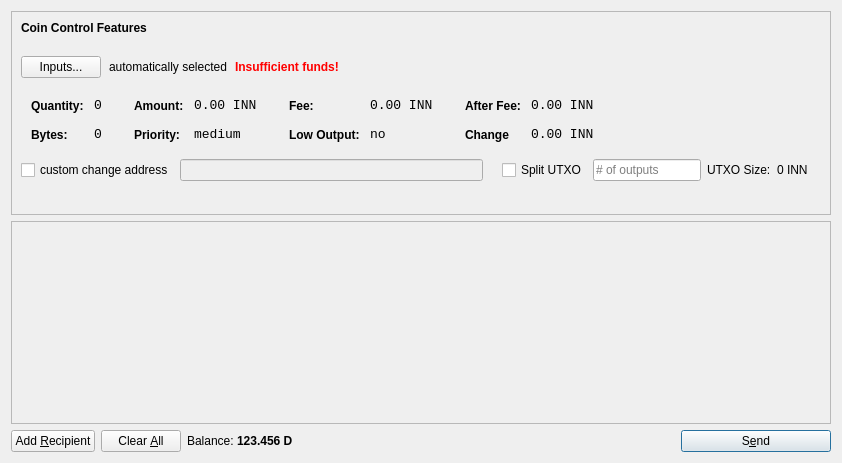
<?xml version="1.0" encoding="UTF-8"?>
<ui version="4.0">
 <class>SendCoinsDialog</class>
 <widget class="QDialog" name="SendCoinsDialog">
  <property name="geometry">
   <rect>
    <x>0</x>
    <y>0</y>
    <width>615</width>
    <height>463</height>
   </rect>
  </property>
  <property name="windowTitle">
   <string>Send Coins</string>
  </property>
  <layout class="QVBoxLayout" name="verticalLayout">
   <item>
    <widget class="QFrame" name="frameCoinControl">
     <property name="sizePolicy">
      <sizepolicy hsizetype="Expanding" vsizetype="Expanding">
       <horstretch>0</horstretch>
       <verstretch>0</verstretch>
      </sizepolicy>
     </property>
     <property name="maximumSize">
      <size>
       <width>16777215</width>
       <height>16777215</height>
      </size>
     </property>
     <property name="frameShape">
      <enum>QFrame::StyledPanel</enum>
     </property>
     <property name="frameShadow">
      <enum>QFrame::Sunken</enum>
     </property>
     <layout class="QGridLayout" name="gridLayout">
      <item row="0" column="0">
       <layout class="QHBoxLayout" name="horizontalLayoutCoinControl1">
        <property name="bottomMargin">
         <number>15</number>
        </property>
        <item>
         <widget class="QLabel" name="labelCoinControlFeatures">
          <property name="sizePolicy">
           <sizepolicy hsizetype="Preferred" vsizetype="Maximum">
            <horstretch>0</horstretch>
            <verstretch>0</verstretch>
           </sizepolicy>
          </property>
          <property name="font">
           <font>
            <weight>75</weight>
            <bold>true</bold>
           </font>
          </property>
          <property name="styleSheet">
           <string notr="true">font-weight:bold;</string>
          </property>
          <property name="text">
           <string>Coin Control Features</string>
          </property>
         </widget>
        </item>
       </layout>
      </item>
      <item row="1" column="0">
       <layout class="QHBoxLayout" name="horizontalLayoutCoinControl2" stretch="0,0,0,0">
        <property name="spacing">
         <number>8</number>
        </property>
        <property name="bottomMargin">
         <number>10</number>
        </property>
        <item>
         <widget class="QPushButton" name="pushButtonCoinControl">
          <property name="styleSheet">
           <string notr="true"/>
          </property>
          <property name="text">
           <string>Inputs...</string>
          </property>
         </widget>
        </item>
        <item>
         <widget class="QLabel" name="labelCoinControlAutomaticallySelected">
          <property name="text">
           <string>automatically selected</string>
          </property>
          <property name="margin">
           <number>5</number>
          </property>
         </widget>
        </item>
        <item>
         <widget class="QLabel" name="labelCoinControlInsuffFunds">
          <property name="font">
           <font>
            <weight>75</weight>
            <bold>true</bold>
           </font>
          </property>
          <property name="styleSheet">
           <string notr="true">color:red;font-weight:bold;</string>
          </property>
          <property name="text">
           <string>Insufficient funds!</string>
          </property>
          <property name="margin">
           <number>5</number>
          </property>
         </widget>
        </item>
        <item>
         <spacer name="horizontalSpacerCoinControl">
          <property name="orientation">
           <enum>Qt::Horizontal</enum>
          </property>
          <property name="sizeHint" stdset="0">
           <size>
            <width>40</width>
            <height>1</height>
           </size>
          </property>
         </spacer>
        </item>
       </layout>
      </item>
      <item row="2" column="0">
       <widget class="QWidget" name="widgetCoinControl" native="true">
        <property name="sizePolicy">
         <sizepolicy hsizetype="Preferred" vsizetype="Preferred">
          <horstretch>0</horstretch>
          <verstretch>0</verstretch>
         </sizepolicy>
        </property>
        <property name="minimumSize">
         <size>
          <width>0</width>
          <height>0</height>
         </size>
        </property>
        <property name="styleSheet">
         <string notr="true"/>
        </property>
        <layout class="QHBoxLayout" name="horizontalLayoutCoinControl5">
         <property name="leftMargin">
          <number>0</number>
         </property>
         <property name="topMargin">
          <number>0</number>
         </property>
         <property name="rightMargin">
          <number>0</number>
         </property>
         <property name="bottomMargin">
          <number>0</number>
         </property>
         <item>
          <layout class="QHBoxLayout" name="horizontalLayoutCoinControl3" stretch="0,0,0,1">
           <property name="spacing">
            <number>20</number>
           </property>
           <property name="topMargin">
            <number>0</number>
           </property>
           <property name="bottomMargin">
            <number>10</number>
           </property>
           <item>
            <layout class="QFormLayout" name="formLayoutCoinControl1">
             <property name="horizontalSpacing">
              <number>10</number>
             </property>
             <property name="verticalSpacing">
              <number>14</number>
             </property>
             <property name="leftMargin">
              <number>10</number>
             </property>
             <property name="topMargin">
              <number>4</number>
             </property>
             <property name="rightMargin">
              <number>6</number>
             </property>
             <item row="0" column="0">
              <widget class="QLabel" name="labelCoinControlQuantityText">
               <property name="styleSheet">
                <string notr="true">font-weight:bold;</string>
               </property>
               <property name="text">
                <string>Quantity:</string>
               </property>
               <property name="margin">
                <number>0</number>
               </property>
              </widget>
             </item>
             <item row="0" column="1">
              <widget class="QLabel" name="labelCoinControlQuantity">
               <property name="font">
                <font>
                 <family>Monospace</family>
                 <pointsize>10</pointsize>
                </font>
               </property>
               <property name="cursor">
                <cursorShape>IBeamCursor</cursorShape>
               </property>
               <property name="contextMenuPolicy">
                <enum>Qt::ActionsContextMenu</enum>
               </property>
               <property name="text">
                <string>0</string>
               </property>
               <property name="margin">
                <number>0</number>
               </property>
               <property name="textInteractionFlags">
                <set>Qt::LinksAccessibleByMouse|Qt::TextSelectableByKeyboard|Qt::TextSelectableByMouse</set>
               </property>
              </widget>
             </item>
             <item row="1" column="0">
              <widget class="QLabel" name="labelCoinControlBytesText">
               <property name="styleSheet">
                <string notr="true">font-weight:bold;</string>
               </property>
               <property name="text">
                <string>Bytes:</string>
               </property>
              </widget>
             </item>
             <item row="1" column="1">
              <widget class="QLabel" name="labelCoinControlBytes">
               <property name="font">
                <font>
                 <family>Monospace</family>
                 <pointsize>10</pointsize>
                </font>
               </property>
               <property name="cursor">
                <cursorShape>IBeamCursor</cursorShape>
               </property>
               <property name="contextMenuPolicy">
                <enum>Qt::ActionsContextMenu</enum>
               </property>
               <property name="text">
                <string>0</string>
               </property>
               <property name="textInteractionFlags">
                <set>Qt::LinksAccessibleByMouse|Qt::TextSelectableByKeyboard|Qt::TextSelectableByMouse</set>
               </property>
              </widget>
             </item>
            </layout>
           </item>
           <item>
            <layout class="QFormLayout" name="formLayoutCoinControl2">
             <property name="horizontalSpacing">
              <number>10</number>
             </property>
             <property name="verticalSpacing">
              <number>14</number>
             </property>
             <property name="leftMargin">
              <number>6</number>
             </property>
             <property name="topMargin">
              <number>4</number>
             </property>
             <property name="rightMargin">
              <number>6</number>
             </property>
             <item row="0" column="0">
              <widget class="QLabel" name="labelCoinControlAmountText">
               <property name="styleSheet">
                <string notr="true">font-weight:bold;</string>
               </property>
               <property name="text">
                <string>Amount:</string>
               </property>
               <property name="margin">
                <number>0</number>
               </property>
              </widget>
             </item>
             <item row="0" column="1">
              <widget class="QLabel" name="labelCoinControlAmount">
               <property name="font">
                <font>
                 <family>Monospace</family>
                 <pointsize>10</pointsize>
                </font>
               </property>
               <property name="cursor">
                <cursorShape>IBeamCursor</cursorShape>
               </property>
               <property name="contextMenuPolicy">
                <enum>Qt::ActionsContextMenu</enum>
               </property>
               <property name="text">
                <string>0.00 INN</string>
               </property>
               <property name="textInteractionFlags">
                <set>Qt::LinksAccessibleByMouse|Qt::TextSelectableByKeyboard|Qt::TextSelectableByMouse</set>
               </property>
              </widget>
             </item>
             <item row="1" column="0">
              <widget class="QLabel" name="labelCoinControlPriorityText">
               <property name="styleSheet">
                <string notr="true">font-weight:bold;</string>
               </property>
               <property name="text">
                <string>Priority:</string>
               </property>
              </widget>
             </item>
             <item row="1" column="1">
              <widget class="QLabel" name="labelCoinControlPriority">
               <property name="font">
                <font>
                 <family>Monospace</family>
                 <pointsize>10</pointsize>
                </font>
               </property>
               <property name="cursor">
                <cursorShape>IBeamCursor</cursorShape>
               </property>
               <property name="contextMenuPolicy">
                <enum>Qt::ActionsContextMenu</enum>
               </property>
               <property name="text">
                <string>medium</string>
               </property>
               <property name="textInteractionFlags">
                <set>Qt::LinksAccessibleByMouse|Qt::TextSelectableByKeyboard|Qt::TextSelectableByMouse</set>
               </property>
              </widget>
             </item>
            </layout>
           </item>
           <item>
            <layout class="QFormLayout" name="formLayoutCoinControl3">
             <property name="horizontalSpacing">
              <number>10</number>
             </property>
             <property name="verticalSpacing">
              <number>14</number>
             </property>
             <property name="leftMargin">
              <number>6</number>
             </property>
             <property name="topMargin">
              <number>4</number>
             </property>
             <property name="rightMargin">
              <number>6</number>
             </property>
             <item row="0" column="0">
              <widget class="QLabel" name="labelCoinControlFeeText">
               <property name="styleSheet">
                <string notr="true">font-weight:bold;</string>
               </property>
               <property name="text">
                <string>Fee:</string>
               </property>
               <property name="margin">
                <number>0</number>
               </property>
              </widget>
             </item>
             <item row="0" column="1">
              <widget class="QLabel" name="labelCoinControlFee">
               <property name="font">
                <font>
                 <family>Monospace</family>
                 <pointsize>10</pointsize>
                </font>
               </property>
               <property name="cursor">
                <cursorShape>IBeamCursor</cursorShape>
               </property>
               <property name="contextMenuPolicy">
                <enum>Qt::ActionsContextMenu</enum>
               </property>
               <property name="text">
                <string>0.00 INN</string>
               </property>
               <property name="textInteractionFlags">
                <set>Qt::LinksAccessibleByMouse|Qt::TextSelectableByKeyboard|Qt::TextSelectableByMouse</set>
               </property>
              </widget>
             </item>
             <item row="1" column="0">
              <widget class="QLabel" name="labelCoinControlLowOutputText">
               <property name="styleSheet">
                <string notr="true">font-weight:bold;</string>
               </property>
               <property name="text">
                <string>Low Output:</string>
               </property>
              </widget>
             </item>
             <item row="1" column="1">
              <widget class="QLabel" name="labelCoinControlLowOutput">
               <property name="font">
                <font>
                 <family>Monospace</family>
                 <pointsize>10</pointsize>
                </font>
               </property>
               <property name="cursor">
                <cursorShape>IBeamCursor</cursorShape>
               </property>
               <property name="contextMenuPolicy">
                <enum>Qt::ActionsContextMenu</enum>
               </property>
               <property name="text">
                <string>no</string>
               </property>
               <property name="textInteractionFlags">
                <set>Qt::LinksAccessibleByMouse|Qt::TextSelectableByKeyboard|Qt::TextSelectableByMouse</set>
               </property>
              </widget>
             </item>
            </layout>
           </item>
           <item>
            <layout class="QFormLayout" name="formLayoutCoinControl4">
             <property name="horizontalSpacing">
              <number>10</number>
             </property>
             <property name="verticalSpacing">
              <number>14</number>
             </property>
             <property name="leftMargin">
              <number>6</number>
             </property>
             <property name="topMargin">
              <number>4</number>
             </property>
             <property name="rightMargin">
              <number>6</number>
             </property>
             <item row="0" column="0">
              <widget class="QLabel" name="labelCoinControlAfterFeeText">
               <property name="styleSheet">
                <string notr="true">font-weight:bold;</string>
               </property>
               <property name="text">
                <string>After Fee:</string>
               </property>
               <property name="margin">
                <number>0</number>
               </property>
              </widget>
             </item>
             <item row="0" column="1">
              <widget class="QLabel" name="labelCoinControlAfterFee">
               <property name="font">
                <font>
                 <family>Monospace</family>
                 <pointsize>10</pointsize>
                </font>
               </property>
               <property name="cursor">
                <cursorShape>IBeamCursor</cursorShape>
               </property>
               <property name="contextMenuPolicy">
                <enum>Qt::ActionsContextMenu</enum>
               </property>
               <property name="text">
                <string>0.00 INN</string>
               </property>
               <property name="textInteractionFlags">
                <set>Qt::LinksAccessibleByMouse|Qt::TextSelectableByKeyboard|Qt::TextSelectableByMouse</set>
               </property>
              </widget>
             </item>
             <item row="1" column="0">
              <widget class="QLabel" name="labelCoinControlChangeText">
               <property name="styleSheet">
                <string notr="true">font-weight:bold;</string>
               </property>
               <property name="text">
                <string>Change</string>
               </property>
              </widget>
             </item>
             <item row="1" column="1">
              <widget class="QLabel" name="labelCoinControlChange">
               <property name="font">
                <font>
                 <family>Monospace</family>
                 <pointsize>10</pointsize>
                </font>
               </property>
               <property name="cursor">
                <cursorShape>IBeamCursor</cursorShape>
               </property>
               <property name="contextMenuPolicy">
                <enum>Qt::ActionsContextMenu</enum>
               </property>
               <property name="text">
                <string>0.00 INN</string>
               </property>
               <property name="textInteractionFlags">
                <set>Qt::LinksAccessibleByMouse|Qt::TextSelectableByKeyboard|Qt::TextSelectableByMouse</set>
               </property>
              </widget>
             </item>
            </layout>
           </item>
          </layout>
         </item>
        </layout>
       </widget>
      </item>
      <item row="3" column="0">
       <layout class="QHBoxLayout" name="horizontalLayout_3">
        <item>
         <widget class="QCheckBox" name="checkBoxCoinControlChange">
          <property name="text">
           <string>custom change address</string>
          </property>
         </widget>
        </item>
        <item>
         <widget class="QLineEdit" name="lineEditCoinControlChange">
          <property name="enabled">
           <bool>false</bool>
          </property>
          <property name="sizePolicy">
           <sizepolicy hsizetype="Expanding" vsizetype="Fixed">
            <horstretch>0</horstretch>
            <verstretch>0</verstretch>
           </sizepolicy>
          </property>
         </widget>
        </item>
        <item>
         <widget class="QLabel" name="labelCoinControlChangeLabel">
          <property name="sizePolicy">
           <sizepolicy hsizetype="Preferred" vsizetype="Expanding">
            <horstretch>0</horstretch>
            <verstretch>0</verstretch>
           </sizepolicy>
          </property>
          <property name="minimumSize">
           <size>
            <width>0</width>
            <height>0</height>
           </size>
          </property>
          <property name="text">
           <string/>
          </property>
          <property name="margin">
           <number>3</number>
          </property>
         </widget>
        </item>
        <item>
         <widget class="QCheckBox" name="splitBlockCheckBox">
          <property name="text">
           <string>Split UTXO</string>
          </property>
         </widget>
        </item>
        <item>
         <widget class="QLineEdit" name="splitBlockLineEdit">
          <property name="sizePolicy">
           <sizepolicy hsizetype="Fixed" vsizetype="Fixed">
            <horstretch>50</horstretch>
            <verstretch>0</verstretch>
           </sizepolicy>
          </property>
          <property name="placeholderText">
           <string># of outputs</string>
          </property>
         </widget>
        </item>
        <item>
         <widget class="QLabel" name="labelBlockSizeText">
          <property name="text">
           <string>UTXO Size:</string>
          </property>
         </widget>
        </item>
        <item>
         <widget class="QLabel" name="labelBlockSize">
          <property name="text">
           <string>0 INN</string>
          </property>
         </widget>
        </item>
        <item>
         <widget class="QLabel" name="labelCoinControlChangeLabel_2">
          <property name="sizePolicy">
           <sizepolicy hsizetype="Preferred" vsizetype="Expanding">
            <horstretch>0</horstretch>
            <verstretch>0</verstretch>
           </sizepolicy>
          </property>
          <property name="minimumSize">
           <size>
            <width>0</width>
            <height>0</height>
           </size>
          </property>
          <property name="text">
           <string/>
          </property>
          <property name="margin">
           <number>3</number>
          </property>
         </widget>
        </item>
       </layout>
      </item>
      <item row="4" column="0">
       <spacer name="verticalSpacerCoinControl">
        <property name="orientation">
         <enum>Qt::Vertical</enum>
        </property>
        <property name="sizeHint" stdset="0">
         <size>
          <width>800</width>
          <height>13</height>
         </size>
        </property>
       </spacer>
      </item>
     </layout>
    </widget>
   </item>
   <item>
    <widget class="QScrollArea" name="scrollArea">
     <property name="widgetResizable">
      <bool>true</bool>
     </property>
     <widget class="QWidget" name="scrollAreaWidgetContents">
      <property name="geometry">
       <rect>
        <x>0</x>
        <y>0</y>
        <width>595</width>
        <height>201</height>
       </rect>
      </property>
      <layout class="QVBoxLayout" name="verticalLayout_2">
       <property name="leftMargin">
        <number>0</number>
       </property>
       <property name="topMargin">
        <number>0</number>
       </property>
       <property name="rightMargin">
        <number>0</number>
       </property>
       <property name="bottomMargin">
        <number>0</number>
       </property>
       <item>
        <layout class="QVBoxLayout" name="entries">
         <property name="spacing">
          <number>6</number>
         </property>
        </layout>
       </item>
       <item>
        <spacer name="verticalSpacer">
         <property name="orientation">
          <enum>Qt::Vertical</enum>
         </property>
         <property name="sizeHint" stdset="0">
          <size>
           <width>20</width>
           <height>40</height>
          </size>
         </property>
        </spacer>
       </item>
      </layout>
     </widget>
    </widget>
   </item>
   <item>
    <layout class="QHBoxLayout" name="horizontalLayout">
     <item>
      <widget class="QPushButton" name="addButton">
       <property name="toolTip">
        <string>Send to multiple recipients at once</string>
       </property>
       <property name="text">
        <string>Add &amp;Recipient</string>
       </property>
       <property name="icon">
        <iconset resource="../bitcoin.qrc">
         <normaloff>:/icons/add</normaloff>:/icons/add</iconset>
       </property>
       <property name="autoDefault">
        <bool>false</bool>
       </property>
      </widget>
     </item>
     <item>
      <widget class="QPushButton" name="clearButton">
       <property name="sizePolicy">
        <sizepolicy hsizetype="Minimum" vsizetype="Fixed">
         <horstretch>0</horstretch>
         <verstretch>0</verstretch>
        </sizepolicy>
       </property>
       <property name="toolTip">
        <string>Remove all transaction fields</string>
       </property>
       <property name="text">
        <string>Clear &amp;All</string>
       </property>
       <property name="icon">
        <iconset resource="../bitcoin.qrc">
         <normaloff>:/icons/remove</normaloff>:/icons/remove</iconset>
       </property>
       <property name="autoRepeatDelay">
        <number>300</number>
       </property>
       <property name="autoDefault">
        <bool>false</bool>
       </property>
      </widget>
     </item>
     <item>
      <layout class="QHBoxLayout" name="horizontalLayout_2">
       <property name="spacing">
        <number>3</number>
       </property>
       <item>
        <widget class="QLabel" name="label">
         <property name="sizePolicy">
          <sizepolicy hsizetype="Preferred" vsizetype="Fixed">
           <horstretch>0</horstretch>
           <verstretch>0</verstretch>
          </sizepolicy>
         </property>
         <property name="text">
          <string>Balance:</string>
         </property>
        </widget>
       </item>
       <item>
        <widget class="QLabel" name="labelBalance">
         <property name="sizePolicy">
          <sizepolicy hsizetype="Preferred" vsizetype="Fixed">
           <horstretch>0</horstretch>
           <verstretch>0</verstretch>
          </sizepolicy>
         </property>
         <property name="font">
          <font>
           <weight>75</weight>
           <bold>true</bold>
          </font>
         </property>
         <property name="cursor">
          <cursorShape>IBeamCursor</cursorShape>
         </property>
         <property name="text">
          <string>123.456 D</string>
         </property>
         <property name="textInteractionFlags">
          <set>Qt::LinksAccessibleByMouse|Qt::TextSelectableByKeyboard|Qt::TextSelectableByMouse</set>
         </property>
        </widget>
       </item>
      </layout>
     </item>
     <item>
      <spacer name="horizontalSpacer">
       <property name="orientation">
        <enum>Qt::Horizontal</enum>
       </property>
       <property name="sizeHint" stdset="0">
        <size>
         <width>40</width>
         <height>20</height>
        </size>
       </property>
      </spacer>
     </item>
     <item>
      <widget class="QPushButton" name="sendButton">
       <property name="minimumSize">
        <size>
         <width>150</width>
         <height>0</height>
        </size>
       </property>
       <property name="toolTip">
        <string>Confirm the send action</string>
       </property>
       <property name="text">
        <string>S&amp;end</string>
       </property>
       <property name="icon">
        <iconset resource="../bitcoin.qrc">
         <normaloff>:/icons/send</normaloff>:/icons/send</iconset>
       </property>
       <property name="default">
        <bool>true</bool>
       </property>
      </widget>
     </item>
    </layout>
   </item>
  </layout>
 </widget>
 <resources>
  <include location="../bitcoin.qrc"/>
 </resources>
 <connections/>
</ui>
